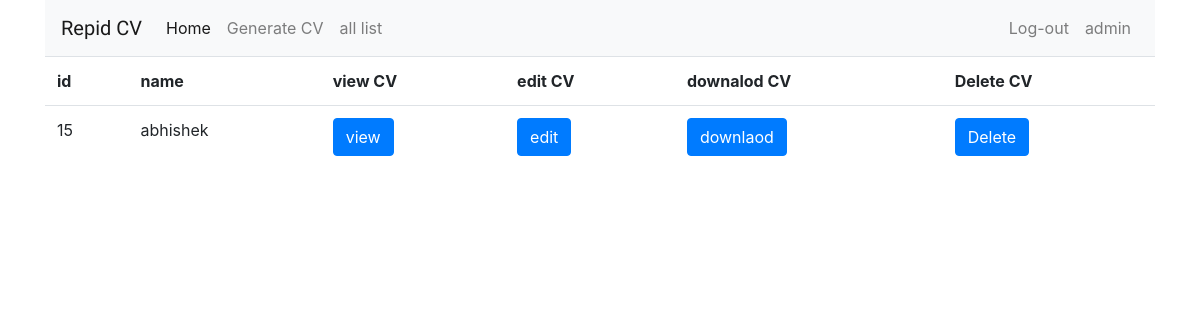
Page /list/ (signed in) on the earlier database version.
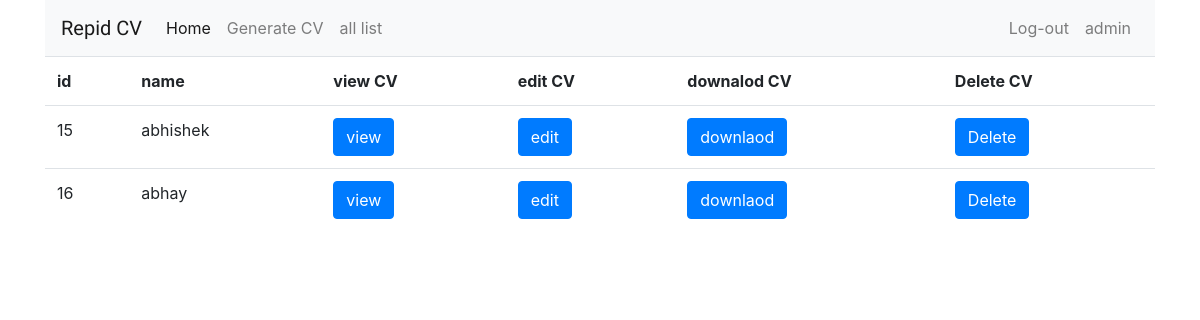
Same page on the later database version.
### pdf/models.py (models this page shows, shortened)
class profile(models.Model):
    name = models.CharField(max_length=200)
    email = models.EmailField()
    phone = models.CharField(max_length=200)
    summary = models.TextField(default="Effective communication and collaboration are at the core of my professional approach. I thrive in dynamic, fast-paced environments and am adept at adapting to evolving challenges. A natural problem-solver, I am confident in my ability to contribute positively to any team or project.")
    degree = models.CharField(max_length=200)
    school = models.CharField(max_length=200)
    university = models.CharField(max_length=200)
    previous_work = models.CharField(max_length=200)
    skills = models.CharField(max_length=1000)

### pdf/views.py (the view)
# urls.py: path("list/",views.get_list,name="data_list"),
@login_required
def get_list(request):
    list=profile.objects.all()
    return render(request,'pdf/all_list.html',{'all_data':list})

### pdf/templates/pdf/all_list.html
{% extends "pdf/base_base.html" %}
{%block cv%}
        <table class="table">
            <tr>
                <th scope="col">id</th>
                <th scope="col">name</th>
                <th scope="col">view CV</th>
                <th scope="col">edit CV</th>
                <th scope="col">downalod CV</th>
                <th scope="col">Delete CV</th>
              </tr>
            {% for i in all_data%}
              <tr>
                <td>{{i.id}}</td>
                <td>{{i.name}}</td>
                <td><a class="btn btn-primary" href="{% url 'cv:view' i.id %}">view</a></td>
                <td><a class="btn btn-primary" href="{% url 'cv:edit_profile' i.id %}">edit</a></td>
                <td><a class="btn btn-primary" href="{% url 'cv:resume' i.id %}">downlaod</a></td>
                <td><a class="btn btn-primary" href="{% url 'cv:delete' i.id %}">Delete</a></td>
              </tr>
              {% endfor %}
          </table>
{%endblock%}

Differences in the rows shown:
added profile: id "16", name "abhay"
